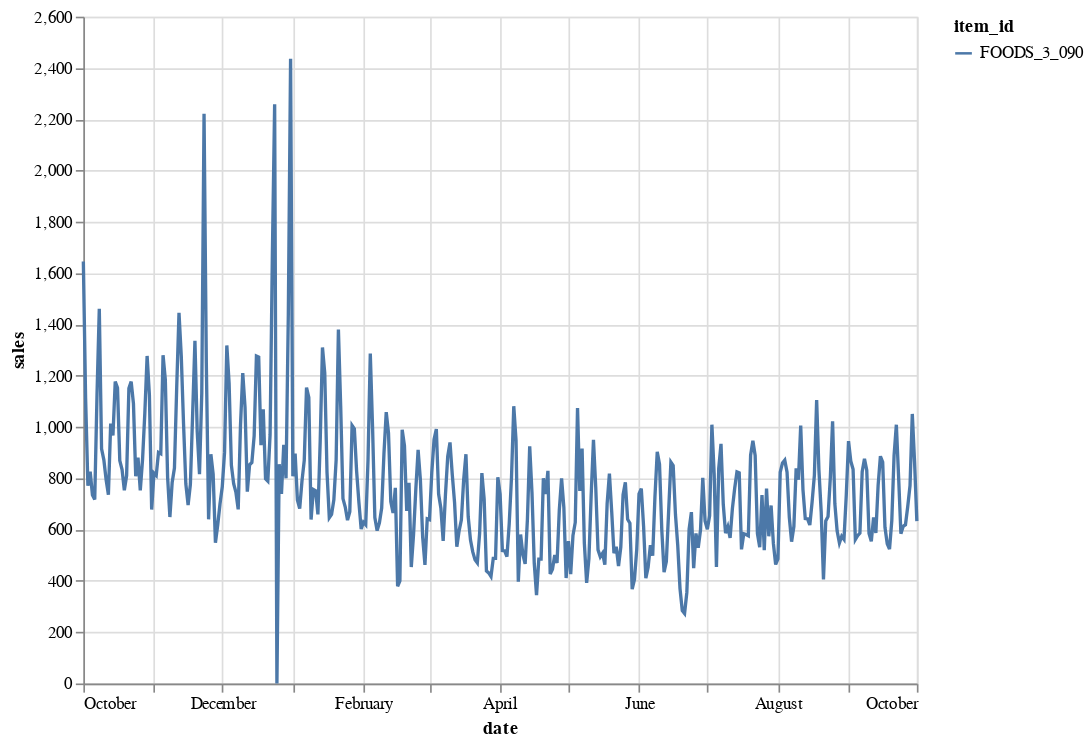

Notebook source saved alongside this figure:
### Markdown cell above
Now let's pick 3 most popular items to work with them further.

We will also plot sales for the items

### Code cell
top_items = data_subset.groupby('item_id').sum().sort_values(by='sales').index[-1:]

alt.data_transformers.disable_max_rows()

alt.Chart(data_subset.loc[data_subset.item_id.isin(top_items)].reset_index()).mark_line().encode(
    x='date:T',
    y=alt.Y('sales:Q'),
    color='item_id',
    tooltip=['item_id','date:T','sales:Q']
).properties(width=500, height=400)

### Figure 1 — Vega-Lite specification as saved in the notebook (floating-point values rounded to 4 significant figures; data arrays with more than 128 entries replaced by an {"elided": "..."} marker saying what was removed)
{"config": {"view": {"continuousWidth": 400, "continuousHeight": 300}}, "data": {"name": "data-e3066e68dea5038ea4692a4eb6b751dc"}, "mark": "line", "encoding": {"color": {"type": "nominal", "field": "item_id"}, "tooltip": [{"type": "nominal", "field": "item_id"}, {"type": "temporal", "field": "date"}, {"type": "quantitative", "field": "sales"}], "x": {"type": "temporal", "field": "date"}, "y": {"type": "quantitative", "field": "sales"}}, "height": 400, "width": 500, "$schema": "https://vega.github.io/schema/vega-lite/v4.8.1.json", "datasets": {"data-e3066e68dea5038ea4692a4eb6b751dc": {"elided": "367 records"}}}
